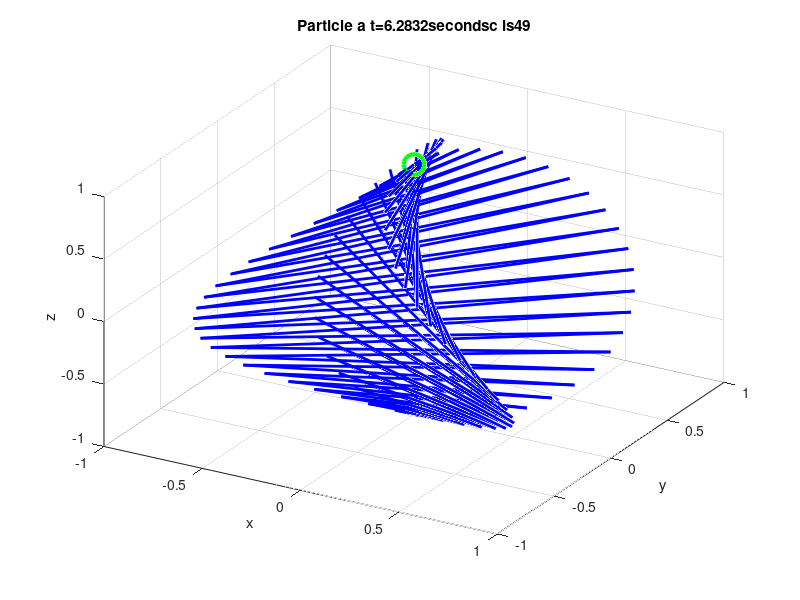

Recreate this plot in MATLAB.
function[y]=Sphere2()

%% Step 1: Generate Data
    c=49;
    t=linspace(0, 2*pi, 100);
    x=sin(t).*sin(c.*t);
    y=sin(t).*cos(c.*t);
    z=cos(t);

    %%Step 2: 
    figure

        for k=1:length(t)
            clf

            t_k=t(k);
            x_k=x(k);
            y_k=y(k);
            z_k=z(k);

            plot3(x_k,y_k,z_k, 'go', 'LineWidth', 3, 'MarkerSize', 15)

            hold on
            plot3(x,y,z,'b-', 'LineWidth',2)

            grid on
            xlabel('x')
            ylabel('y')
            zlabel('z')
            title(['Particle a t=', num2str(t_k),'seconds','c is',num2str(c)])
            view([30 35])



        %drawnow

        %pause(0.2)

            movieVector(k)=getframe;
  
    
    
    
    end
end
